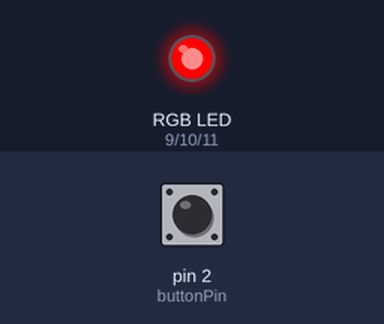
Bench run of a sketch on a simulated Arduino Uno, built with avr-gcc and run on an emulated ATmega328P. On the bench: an RGB LED mixed from three pins (HIGH = lit). Inputs (shaded band) come from the test bench; at power-on: pin 2 (buttonPin) LOW. Dim RGB values are drawn brighter than linear.

Above: at 1.2 s.
1.3 s: pin 2 (buttonPin) pulled HIGH for 0.15 s
At 1.76 s:
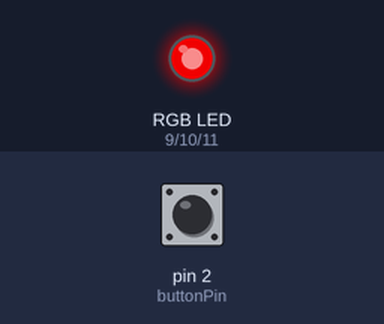
At 3.87 s:
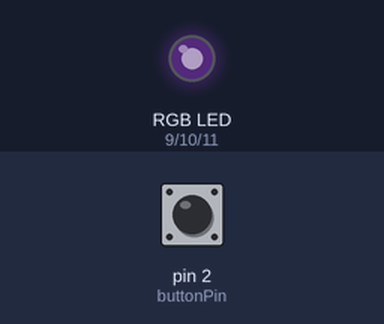
4.3 s: pin 2 (buttonPin) pulled HIGH for 3.2 s
At 4.87 s:
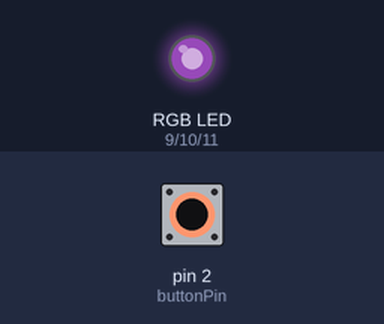
9.0 s: pin 2 (buttonPin) pulled HIGH for 3.2 s
13.7 s: pin 2 (buttonPin) pulled HIGH for 3.2 s
21.4 s: pin 2 (buttonPin) pulled HIGH for 1 s
25.4 s: pin 2 (buttonPin) driven HIGH
At 30.08 s:
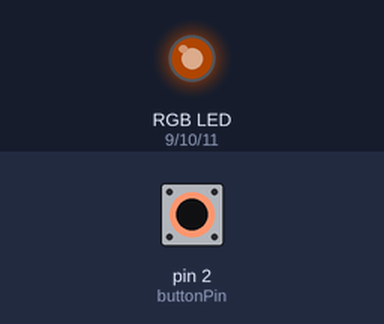
Timing chart, 0 to 31.0 s (numbered marks = the images above; inputs shaded):
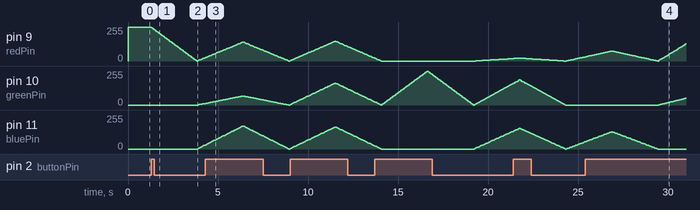

The sketch:

Elijah-Story-RGB-Button.ino
```cpp
//Elijah Story
//11-04-2020
//Lab7 RGB LED and button

//This code merdges Both of the other code parts of this lab (RGB and the Button Fading)
//Diagram of wiring in README.

//Setting up the variables that will not be changed.
const int buttonPin = 2;      //will get input from pin 2
const int redPin = 9;         //pin for red output
const int greenPin = 10;      //pin for green output
const int bluePin = 11;       //pin for blue output
const int fadingDelay = 50;   //the delay the led will fade in milliseconds

//Setting up the variables that will hold the values for each color
float redValue = 255;
float greenValue = 0;
float blueValue = 0;


int index = 0;      //index of colors to be switched to
int stepAdjust = 5; //how fast it changes

int buttonState = 0;          //will say if the button is pressed or not
boolean fadingState = false;  //says if the light is changing

//list of colors that will cycle
float colors[][3] = {{255, 0, 0}, {142, 68, 173}, {149, 165, 166}, {0, 255, 0}, {22, 188, 156}, {75, 0, 130}, {211, 84, 0}};


void setup() {
  pinMode(redPin, OUTPUT);    //sets pin 9 to output
  pinMode(greenPin, OUTPUT);  //sets pin 10 to output
  pinMode(bluePin, OUTPUT);   //sets pin 11 to output
  pinMode(buttonPin, INPUT);  //this reads the button press

  setColor(redValue, greenValue, blueValue);  //turns the light on at start
}

void loop() {
  buttonState = digitalRead(buttonPin); //checks the state of the button

  if (buttonState == HIGH) {            //if the button is pressed
    if (!fadingState) {                 //if not switching
      fadingState = true;               //say it is switching
      adjust(-1);                       //turn the light off
      index++;                          //pick next color
      adjust(1);                        //turn light on
      fadingState = false;              //say it is done switching
    }
  }
}

void adjust(int change) {
  int sizeArray = (sizeof(colors) / sizeof(colors[0])); //how many items in the array

  //This takes the current color from the index and either adds or subtracts
  //the fraction of the target value. The goal is to keep the color the same in the fade.
  for (int i = 0; i < 255; i += stepAdjust) {
    redValue += colors[index % sizeArray][0] / (255 / stepAdjust) * change;
    greenValue += colors[index % sizeArray][1] / (255 / stepAdjust) * change;
    blueValue += colors[index % sizeArray][2] / (255 / stepAdjust) * change;
    setColor(redValue, greenValue, blueValue);  //update the LED
    delay(fadingDelay);                         //wait the delay to make fade smooth
  }
}

//this function sets the pin values base on its input
void setColor(float red, float green, float blue) {
  analogWrite(redPin, red);         //sets the red pin
  analogWrite(greenPin, green);     //sets the green pin
  analogWrite(bluePin, blue);       //sets the blue pin
}
```

Measured:
- after the input at 1.3 s, pin 10 (greenPin): moves from 0/255 to 11/255 over 0.40 s, starting after 2.6 s; pin 11 (bluePin): moves from 0/255 to 30/255 over 0.40 s, starting after 2.6 s
- after the input at 25.4 s, pin 10 (greenPin): moves from 0/255 to 51/255 over 1.5 s, starting after 4.1 s
